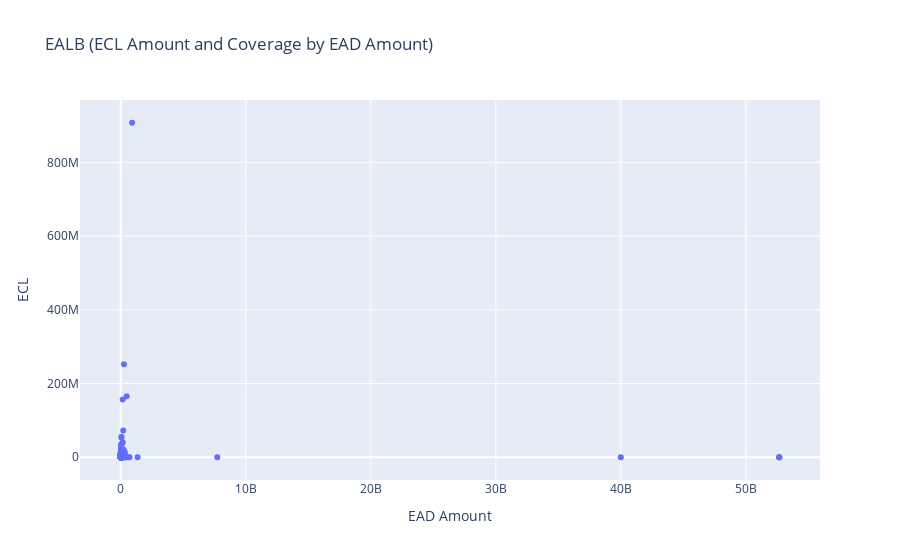

The cell this chart's notebook holds for it:
### Code cell
import plotly.graph_objects as go
import nbformat

fig = go.Figure(data=[go.Scatter(
    x=df["Current Exposure"],
    y=df["ECL final after all edit"],
    mode='markers',
    hoverinfo='text',
    hovertext=[f'EAD Amount: {ead:,.2f}, ECL: {imp:,.2f}' for ead, imp in zip(df["Current Exposure"], df["ECL final after all edit"])]
)])

fig.update_layout(title='EALB (ECL Amount and Coverage by EAD Amount)',
                  xaxis_title='EAD Amount',
                  yaxis_title='ECL')
fig.write_html("plotly_plot.html")

fig.show()

### Figure 1 — Plotly figure (JSON) as saved in the notebook; plotly's stock layout.template omitted (floating-point values rounded to 4 significant figures; data arrays with more than 128 entries replaced by an {"elided": "..."} marker saying what was removed)
{"data": [{"hoverinfo": "text", "hovertext": {"elided": "5287 str values"}, "mode": "markers", "type": "scatter", "x": {"elided": "5287 float values"}, "y": {"elided": "5287 float values"}}], "layout": {"title": {"text": "EALB (ECL Amount and Coverage by EAD Amount)"}, "xaxis": {"title": {"text": "EAD Amount"}}, "yaxis": {"title": {"text": "ECL"}}}}
